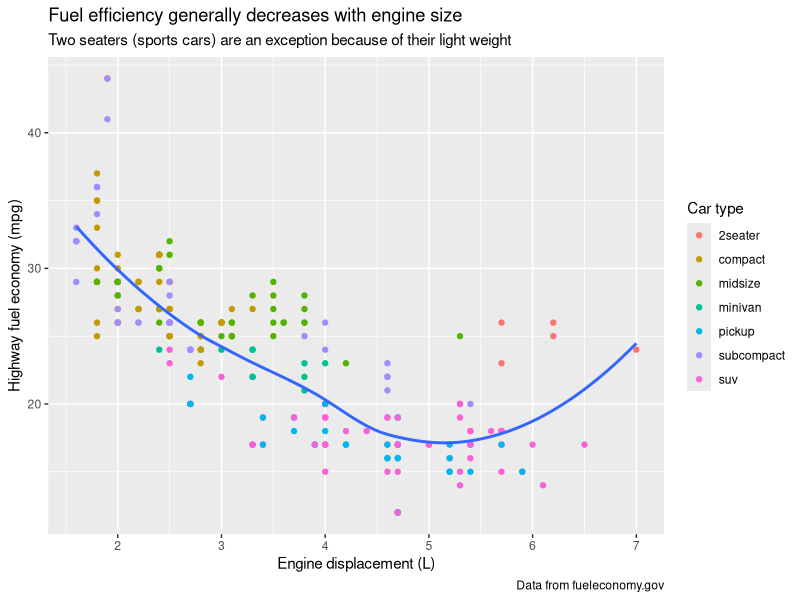
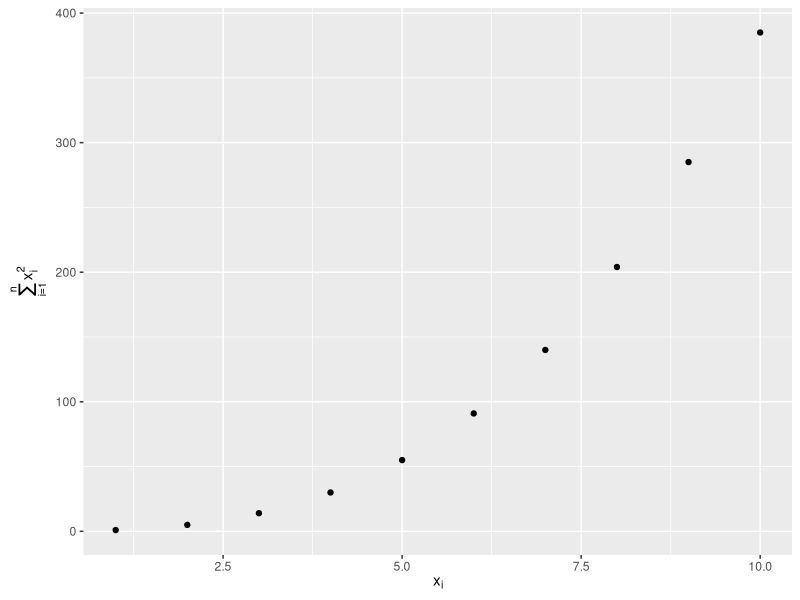
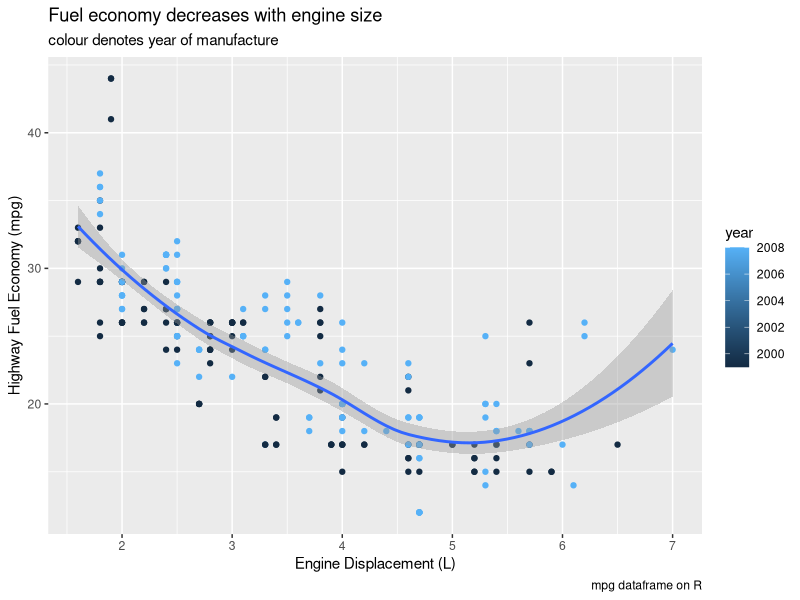
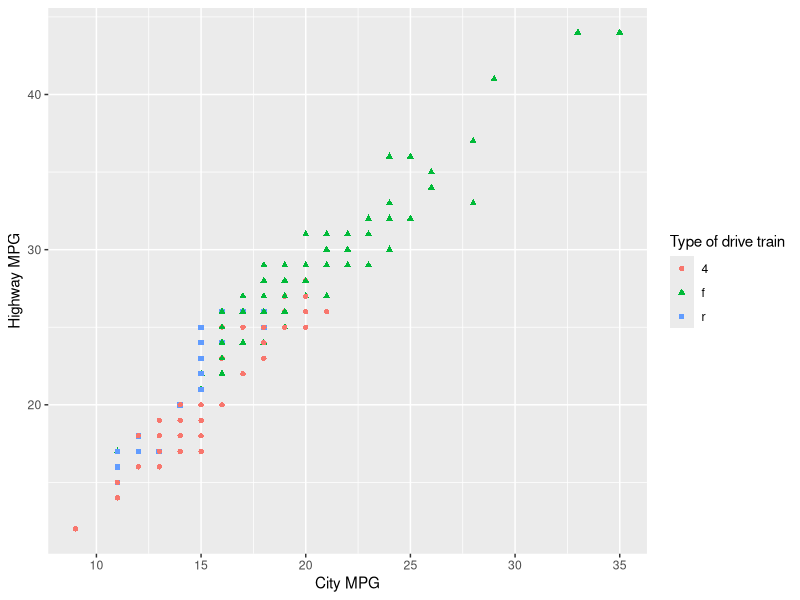
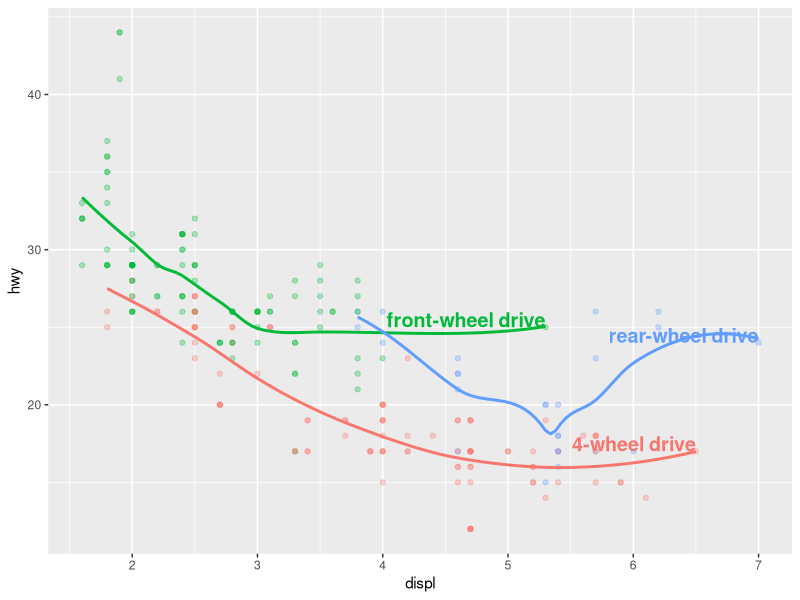
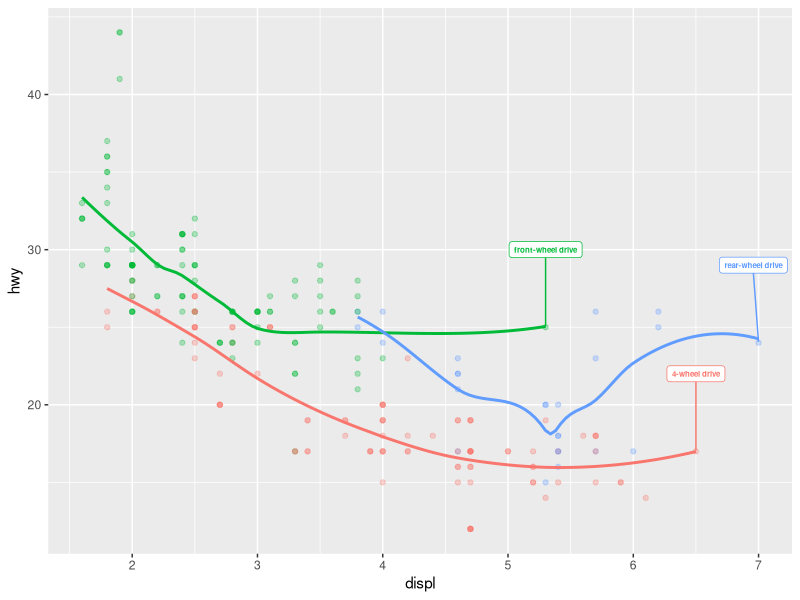
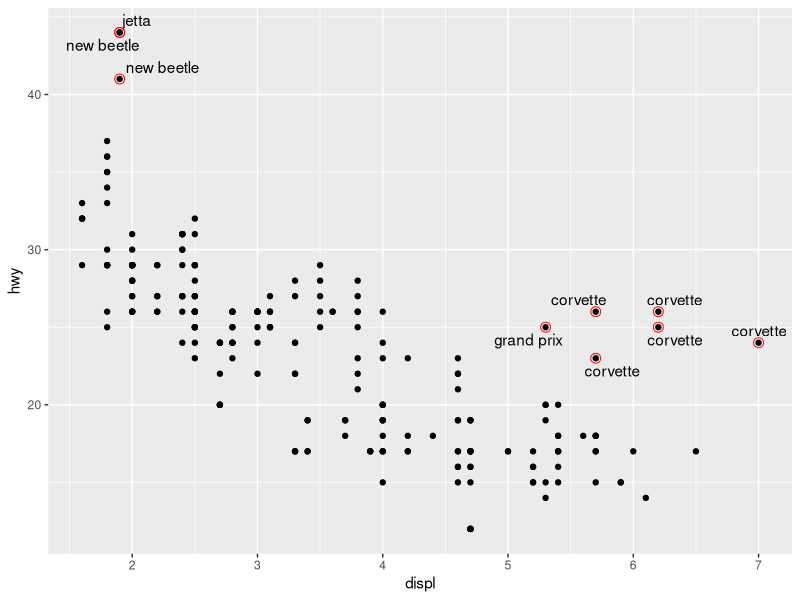
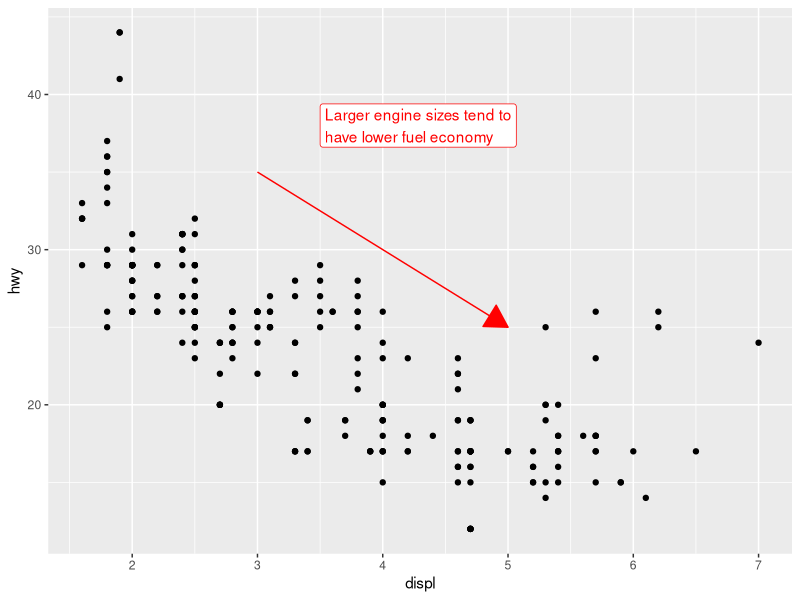

The R script that drew these images, in order:
## ---- chunk 1
library(tidyverse)
library(scales)
library(ggrepel)
library(patchwork)
## ---- chunk 2
ggplot(mpg, aes(x = displ, y = hwy)) +
  geom_point(aes(color = class)) +
  geom_smooth(se = FALSE) +
  labs(
    x = "Engine displacement (L)",
    y = "Highway fuel economy (mpg)",
    color = "Car type",
    title = "Fuel efficiency generally decreases with engine size",
    subtitle = "Two seaters (sports cars) are an exception because of their light weight",
    caption = "Data from fueleconomy.gov"
  )
## ---- chunk 3
df <- tibble(
  x = 1:10,
  y = cumsum(x^2)
)

ggplot(df, aes(x, y)) +
  geom_point() +
  labs(
    x = quote(x[i]),
    y = quote(sum(x[i] ^ 2, i == 1, n))
  )
## ---- chunk 4
ggplot(mpg, aes(x = displ, y = hwy)) +
  geom_point(aes(colour = year)) +
  geom_smooth() +
  labs(title = "Fuel economy decreases with engine size",
       subtitle = "colour denotes year of manufacture",
       x = "Engine Displacement (L)",
       y = "Highway Fuel Economy (mpg)",
       caption = "mpg dataframe on R")
## ---- chunk 5
ggplot(mpg, aes(x = cty, y = hwy)) +
  geom_point(aes(colour = drv, shape = drv)) +
  labs (
    x = "City MPG",
    y = "Highway MPG",
    colour = "Type of drive train",
    shape = "Type of drive train"
  )
## ---- chunk 6
label_info <- mpg |>
  group_by(drv) |>
  arrange(desc(displ)) |>
  slice_head(n = 1) |>
  mutate(
    drive_type = case_when(
      drv == "f" ~ "front-wheel drive",
      drv == "r" ~ "rear-wheel drive",
      drv == "4" ~ "4-wheel drive"
    )
  ) |>
  select(displ, hwy, drv, drive_type)
## ---- chunk 7
ggplot(mpg, aes(x = displ, y = hwy, color = drv)) +
  geom_point(alpha = 0.3) +
  geom_smooth(se = FALSE) +
  geom_text(
    data = label_info, 
    aes(x = displ, y = hwy, label = drive_type),
    fontface = "bold", size = 5, hjust = "right", vjust = "bottom"
  ) +
  theme(legend.position = "none")
## ---- chunk 8
ggplot(mpg, aes(x = displ, y = hwy, color = drv)) +
  geom_point(alpha = 0.3) +
  geom_smooth(se = FALSE) +
  geom_label_repel(
    data = label_info, 
    aes(x = displ, y = hwy, label = drive_type),
    fontface = "bold", size = 2, nudge_y = 5
  ) +
  theme(legend.position = "none")
## ---- chunk 9
potential_outliers <- mpg |> 
  filter(hwy > 40 | (hwy > 20 & displ > 5)) 


  ggplot(mpg, aes(x = displ, y = hwy)) +
  geom_point() +
  geom_text_repel(data = potential_outliers, aes(label = model)) +
  geom_point(
    data = potential_outliers,
    colour = "red", size = 3, shape = "circle open")
## ---- chunk 10
trend_text <- "Larger engine sizes tend to have lower fuel economy" |> 
  str_wrap(width = 30)

trend_text
## ---- chunk 11
ggplot(mpg, aes(x = displ, y = hwy)) +
  geom_point() +
  annotate(
    geom = "label", x = 3.5, y = 38,
    label = trend_text, 
    hjust = "left",  colour = "red"
     ) +
  annotate(
    geom = "segment", 
    x = 3, y = 35, xend = 5, yend = 25, colour = "red", 
    arrow = arrow(type = "closed")
  )
## ---- chunk 12
# Create the plot with text at the four corners
ggplot(mpg, aes(x = displ, y = hwy)) +
  geom_point(alpha = 0.3) +
  geom_text(aes(x = Inf, y = Inf, label = "Top Right"), 
            hjust = 1, vjust = 1, nudge_x = 0.5, nudge_y = 0.5) +  # Adjust top-right corner label
  geom_text(aes(x = -Inf, y = Inf, label = "Top Left"), 
            hjust = 0, vjust = 1, nudge_x = -0.5, nudge_y = 0.5) +  # Adjust top-left corner label
  geom_text(aes(x = Inf, y = -Inf, label = "Bottom Right"), 
            hjust = 1, vjust = 0, nudge_x = 0.5, nudge_y = -0.5) + # Adjust bottom-right corner label
  geom_text(aes(x = -Inf, y = -Inf, label = "Bottom Left"), 
            hjust = 0, vjust = 0, nudge_x = -0.5, nudge_y = -0.5) +  # Adjust bottom-left corner label
  theme_minimal() +
  theme(legend.position = "none") +  # Remove legend for clarity
  coord_cartesian(clip = "off")  # Disable clipping to allow text outside plot area

## ---- chunk 13
ggplot(mpg, aes(x = displ, y = hwy)) +
  geom_point(alpha = 0.3) +
  geom_text(aes(x = Inf, y = Inf, label = "Top Right"), 
            hjust = 1, vjust = 1, nudge_x = 0.5, nudge_y = 0.5) +  
  geom_text(aes(x = -Inf, y = Inf, label = "Top Left"), 
            hjust = 0, vjust = 1, nudge_x = -0.5, nudge_y = 0.5) + 
  geom_text(aes(x = Inf, y = -Inf, label = "Bottom Right"), 
            hjust = 1, vjust = 0, nudge_x = 0.5, nudge_y = -0.5) +  
  geom_text(aes(x = -Inf, y = -Inf, label = "Bottom Left"), 
            hjust = 0, vjust = 0, nudge_x = -0.5, nudge_y = -0.5) +   
  theme_minimal() +
  theme(legend.position = "none") +  
  coord_cartesian(clip = "off")  +
  annotate(
    geom = "point", x = median(mpg$displ), y = median(mpg$displ), 
    colour = "red", size = 4, shape = 17
  )
## ---- chunk 14
# Adding label to single facet
ggplot(mpg, aes(x = displ, y = hwy)) +
  geom_point() +
  facet_wrap(~drv) + 
  geom_text(
  data = subset(mpg, drv == "4"),
  aes(x = 5, y = 30, label = "4- wheel drive"), 
  colour = "blue", size = 5, hjust = 1
) +
  geom_text(
    data = subset(mpg, drv == "f"),
    aes(x = 5, y= 30, label = "front wheel drive"), 
    colour = "red", size = 5, 
  ) +
  geom_text(
    data = subset(mpg, drv == "r"),
    aes(x = 5, y= 30, label ="rear wheel drive"), 
    colour = "green", size = 5, 
  )




## ---- chunk 15
ggplot(mpg, aes(x = displ, y = hwy)) +
  geom_point() +
  geom_segment(
    aes(xend = displ, yend = hwy),
    arrow = arrow(type = "open"),
    color = "blue"
  )
## ---- chunk 16
ggplot(mpg, aes(x = displ, y = hwy)) +
  geom_point() +
  geom_segment(
    aes(xend = displ, yend = hwy),
    arrow = arrow(length = unit(0.1, "inches")),
    color = "blue"
  )
## ---- chunk 17
ggplot(mpg, aes(x = displ, y = hwy)) +
  geom_point() +
  geom_segment(
    aes(xend = displ, yend = hwy),
    arrow = arrow(angle = 5),
    color = "blue"
  )
## ---- chunk 18
ggplot(mpg, aes(x = displ, y = hwy)) +
  geom_point() +
  geom_segment(
    aes(xend = displ, yend = hwy),
    arrow = arrow(ends = "last"),
    color = "blue"
  )
## ---- chunk 19
library(ggplot2)
library(grid)

ggplot(mpg, aes(x = displ, y = hwy)) +
  geom_segment(
    aes(xend = displ + 1, yend = hwy + 5), 
    arrow = arrow(type = "closed", length = unit(0.3, "inches"), angle = 25, ends = "both"),
    color = "blue"
  )

## ---- chunk 20
ggplot(mpg, aes(x = displ, y = hwy)) +
  geom_point(aes(color = class))
## ---- chunk 21
ggplot(mpg, aes(x = displ, y = hwy)) +
  geom_point(aes(color = class)) +
  scale_x_continuous() +
  scale_y_continuous() +
  scale_color_discrete()
## ---- chunk 22
ggplot(mpg, aes(x = displ, y = hwy, color = drv)) +
  geom_point() +
  scale_y_continuous(breaks = seq(15, 40, by = 5)) 
## ---- chunk 23
ggplot(mpg, aes(x = displ, y = hwy, color = drv)) +
  geom_point() +
  scale_x_continuous(labels = NULL) +
  scale_y_continuous(labels = NULL) +
  scale_color_discrete(labels = c("4" = "4-wheel", "f" = "front", "r" = "rear"))
## ---- chunk 24
# Left
ggplot(diamonds, aes(x = price, y = cut)) +
  geom_boxplot(alpha = 0.05) +
  scale_x_continuous(labels = label_dollar())

# Right
ggplot(diamonds, aes(x = price, y = cut)) +
  geom_boxplot(alpha = 0.05) +
  scale_x_continuous(
    labels = label_dollar(scale = 1/1000, suffix = "K"), 
    breaks = seq(1000, 19000, by = 6000)
  )
## ---- chunk 25
ggplot(diamonds, aes(x = cut, fill = clarity)) +
  geom_bar(position = "fill") +
  scale_y_continuous(name = "Percentage", labels = label_percent())
## ---- chunk 26
presidential |>
  mutate(id = 33 + row_number()) |>
  ggplot(aes(x = start, y = id)) +
  geom_point() +
  geom_segment(aes(xend = end, yend = id)) +
  scale_x_date(name = NULL, breaks = presidential$start, date_labels = "'%y")
## ---- chunk 27
base <- ggplot(mpg, aes(x = displ, y = hwy)) +
  geom_point(aes(color = class))

base + theme(legend.position = "right") # the default
base + theme(legend.position = "left")
base + 
  theme(legend.position = "top") +
  guides(color = guide_legend(nrow = 3))
base + 
  theme(legend.position = "bottom") +
  guides(color = guide_legend(nrow = 3))
## ---- chunk 28
ggplot(mpg, aes(x = displ, y = hwy)) +
  geom_point(aes(color = class)) +
  geom_smooth(se = FALSE) +
  theme(legend.position = "bottom") +
  guides(color = guide_legend(nrow = 2, override.aes = list(size = 4)))
#> `geom_smooth()` using method = 'loess' and formula = 'y ~ x'
## ---- chunk 29
# Left
ggplot(diamonds, aes(x = carat, y = price)) +
  geom_bin2d()

# Right
ggplot(diamonds, aes(x = log10(carat), y = log10(price))) +
  geom_bin2d()
## ---- chunk 30
ggplot(diamonds, aes(x = carat, y = price)) +
  geom_bin2d() + 
  scale_x_log10() + 
  scale_y_log10()
## ---- chunk 31
ggplot(mpg, aes(x = displ, y = hwy)) +
  geom_point(aes(color = drv))

ggplot(mpg, aes(x = displ, y = hwy)) +
  geom_point(aes(color = drv)) +
  scale_color_brewer(palette = "Set1")
## ---- chunk 32
ggplot(mpg, aes(x = displ, y = hwy)) +
  geom_point(aes(color = drv, shape = drv)) +
  scale_color_brewer(palette = "Set1")
## ---- chunk 33
presidential |>
  mutate(id = 33 + row_number()) |>
  ggplot(aes(x = start, y = id, color = party)) +
  geom_point() +
  geom_segment(aes(xend = end, yend = id)) +
  scale_color_manual(values = c(Republican = "#E81B23", Democratic = "#00AEF3"))
## ---- chunk 34
df <- tibble(
  x = rnorm(10000),
  y = rnorm(10000)
)

ggplot(df, aes(x, y)) +
  geom_hex() +
  coord_fixed() +
  labs(title = "Default, continuous", x = NULL, y = NULL)

ggplot(df, aes(x, y)) +
  geom_hex() +
  coord_fixed() +
  scale_fill_viridis_c() +
  labs(title = "Viridis, continuous", x = NULL, y = NULL)

ggplot(df, aes(x, y)) +
  geom_hex() +
  coord_fixed() +
  scale_fill_viridis_b() +
  labs(title = "Viridis, binned", x = NULL, y = NULL)

## ---- chunk 35
# Left
ggplot(mpg, aes(x = displ, y = hwy)) +
  geom_point(aes(color = drv)) +
  geom_smooth()

# Right
mpg |>
  filter(displ >= 5 & displ <= 6 & hwy >= 10 & hwy <= 25) |>
  ggplot(aes(x = displ, y = hwy)) +
  geom_point(aes(color = drv)) +
  geom_smooth()
## ---- chunk 36
suv <- mpg |> filter(class == "suv")
compact <- mpg |> filter(class == "compact")

# SUV
ggplot(suv, aes(x = displ, y = hwy, color = drv)) +
  geom_point()

# Compact
ggplot(compact, aes(x = displ, y = hwy, color = drv)) +
  geom_point()
## ---- chunk 37
x_scale <- scale_x_continuous(limits = range(mpg$displ))
y_scale <- scale_y_continuous(limits = range(mpg$hwy))
col_scale <- scale_color_discrete(limits = unique(mpg$drv))

# SUV
ggplot(suv, aes(x = displ, y = hwy, color = drv)) +
  geom_point() +
  x_scale +
  y_scale +
  col_scale

# Compact
ggplot(compact, aes(x = displ, y = hwy, color = drv)) +
  geom_point() +
  x_scale +
  y_scale +
  col_scale
## ---- chunk 38
df <- tibble(
  x = rnorm(10000),
  y = rnorm(10000)
)

ggplot(df, aes(x, y)) +
  geom_hex() +
  scale_color_gradient(low = "white", high = "red") +
  coord_fixed()

#Corrected
ggplot(df, aes(x, y)) +
  geom_hex() +
  scale_fill_gradient(low = "white", high = "red") +  # Use fill instead of color
  coord_fixed()

## ---- chunk 39
presidential_duration <- presidential |> 
  mutate(
    term_duration = as.numeric(end - start)
  )

ggplot(presidential_duration, aes(x = name, y = term_duration, colour = party)) +
  geom_point() +
  scale_x_discrete(name = NULL) + # Use scale_x_discrete for categorical data
   scale_color_manual(values = c(Republican = "#E81B23", Democratic = "#00AEF3")) 
 
  
  
## ---- chunk 40
presidential_duration <- presidential |> 
  mutate(
    term_duration_years = as.numeric(end - start) / 365.25  # Convert duration to years
  )

ggplot(presidential_duration, aes(x = name, y = term_duration_years, colour = party)) +
  geom_point() +
  scale_x_discrete(name = NULL) +
  scale_y_continuous(
    labels = label_number(scale = 1, accuracy = 1)
  ) +
  labs(y = "Term Duration (Years)") +
  scale_color_manual(values = c(Republican = "#E81B23", Democratic = "#00AEF3"))

  
## ---- chunk 41
presidential_duration <- presidential |> 
  mutate(
    term_duration = as.numeric(end - start)
  )

ggplot(presidential_duration, aes(x = name, y = term_duration, colour = party)) +
  geom_point() +
  scale_x_discrete(name = NULL) + # Use scale_x_discrete for categorical data
   scale_color_manual(values = c(Republican = "#E81B23", Democratic = "#00AEF3")) +
  geom_text_repel(
    aes(label = name, vjust = -0.5, size = 4)
  )

## ---- chunk 42
presidential_duration <- presidential |> 
  mutate(
    term_duration = as.numeric(end - start)
  )

ggplot(presidential_duration, aes(x = name, y = term_duration, fill = party)) +
  geom_bar(stat = "identity") +
  scale_x_discrete(name = NULL) + # Use scale_x_discrete for categorical data
   scale_color_manual(values = c(Republican = "#E81B23", Democratic = "#00AEF3")) +
  geom_text_repel(
    aes(label = name, vjust = -0.5, size = 4),
    colour = "green"
  ) +
  labs(
    title = "Presidential Term Dates",
    x = "President", 
    y = "Term Duration (Days)"
  )
## ---- chunk 43
# Add term duration in Years
presidential_duration <- presidential |> 
  mutate(
    term_duration = as.numeric(end - start)/ 365.25,
    start_year = as.numeric(format(start, "%Y")),  # Extracting the start year
    end_year = as.numeric(format(end, "%Y"))  # Extracting the end year
  )

# Plot
ggplot(presidential_duration, aes(x = start_year, y = term_duration, colour = party)) +
  geom_point() +
  scale_x_continuous(
    name = NULL, 
    breaks = seq(min(presidential_duration$start_year), 
                 max(presidential_duration$end_year), 
                 by = 4),  # Break every 4 years
    labels = function(x) paste0("'", substr(x, 3, 4))  # Format years like '53, '61
  ) +
  scale_color_manual(values = c(Republican = "#E81B23", Democratic = "#00AEF3")) +
  geom_text_repel(
    aes(label = name, vjust = -0.5, size = 4)
  ) +
  labs(
    title = "Presidential Term Durations",
    x = "Year", 
    y = "Term Duration (Years)"
  )

## ---- chunk 44
ggplot(diamonds, aes(x = carat, y = price)) +
  geom_point(aes(color = cut)) +
  guides(color = guide_legend(nrow = 1, override.aes = list(size = 4))) +
  scale_color_manual(values = c("Fair" = "green", "Very Good" = "blue", "Ideal" = "red", "Good" = "pink", "Premium" = "purple"))
## ---- chunk 45
ggplot(mpg, aes(x = displ, y = hwy)) +
  geom_point(aes(color = class)) +
  geom_smooth(se = FALSE) +
  theme_bw()
## ---- chunk 46
ggplot(mpg, aes(x = displ, y = hwy, color = drv)) +
  geom_point() +
  labs(
    title = "Larger engine sizes tend to have lower fuel economy",
    caption = "Source: https://fueleconomy.gov."
  ) +
  theme(
    legend.position = c(0.6, 0.7),
    legend.direction = "horizontal",
    legend.box.background = element_rect(color = "black"),
    plot.title = element_text(face = "bold"),
    plot.title.position = "plot",
    plot.caption.position = "plot",
    plot.caption = element_text(hjust = 0)
  )

## ---- chunk 47
ggplot(compact, aes(x = displ, y = hwy, color = drv)) +
  geom_point() +
  x_scale +
  y_scale +
  col_scale +
  theme_bw()
## ---- chunk 48
ggplot(compact, aes(x = displ, y = hwy, color = drv)) +
  geom_point() +
  x_scale +
  y_scale +
  col_scale +
  theme(
    axis.title.x = element_text(color = "blue", face = "bold"),  
    axis.title.y = element_text(color = "blue", face = "bold")   
  )
  
